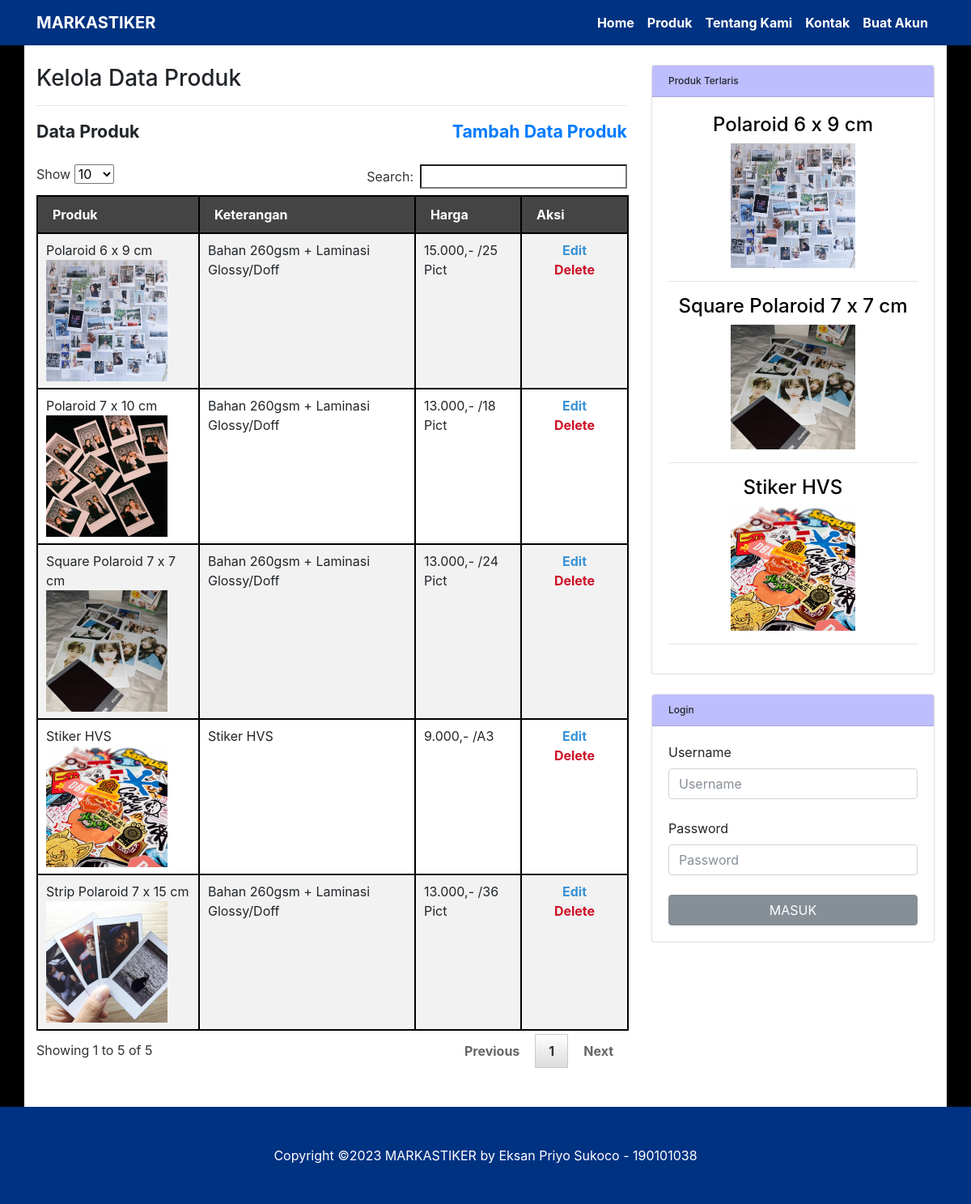
/mproduk.php, run on the app's committed database.
### tables this page shows
CREATE TABLE `tb_produk` (
  `idproduk` varchar(7) NOT NULL,
  `nama` varchar(72) NOT NULL,
  `keterangan` text NOT NULL,
  `harga` int(12) NOT NULL,
  `satuan` varchar(72) NOT NULL,
  `plusdesain` int(12) DEFAULT NULL,
  `pluscutpersegi` int(12) DEFAULT NULL,
  `pluscutlingkaran` int(12) DEFAULT NULL,
  `pluscutdetail` int(12) DEFAULT NULL
);

### config.php (called while the page is built, shortened)
<?php
$undb	= "root";
$passdb	= "";
$hostdb	= "localhost";
$namadb	= "db_markastiker";
$db		= mysqli_connect($hostdb,$undb,$passdb);
mysqli_select_db($db, $namadb) or die ("Database Gagal");
mysqli_query($db, "SET GLOBAL time_zone = `Asia/Jakarta`");
$tglsession	= date("dmY");
$arei1	= array();
$qa = "SELECT * FROM `tb_transaksidetail` WHERE `idtransaksi` <> '-'";
$ha = mysqli_query($db, $qa);
while($da = mysqli_fetch_array($ha)){
	$depro = $da['idproduk'];
	$qtpro = $da['qty'];
	$qa1 = "SELECT * FROM `tb_transaksi` WHERE `idtransaksi` = '".$da['idtransaksi']."'";
	$ha1 = mysqli_query($db, $qa1);
	$da1 = mysqli_fetch_array($ha1);
	if($da1['status'] == "Pesanan Selesai"){
		if(array_key_exists($depro, $arei1)){
			$uo	= $arei1[$depro] + $qtpro;
			$arei1[$depro] = $uo;
		}if(!array_key_exists($depro, $arei1)){
			$arei1[$depro] = $qtpro;
		}
	}
}
function acak1(){
    $ix = "";
	$chars = "abcdefghijklmnopqrstuvwxyzABCDEFGHIJKLMNOPQRSTUVWXYZ0123456789";
	for($i=0;$i<15;$i++)
	$ix.=substr($chars,rand(0,strlen($chars)),1);
    return $ix;
}
$filesession	= join("",file("session"));
$pecahsession	= explode("\n", $filesession);
$session1		= rtrim($pecahsession[0]);
$session2		= rtrim($pecahsession[1]);
$pecahsession2	= explode("#",$session1);
$session12		= $pecahsession2[1];
if($session12 != $tglsession){
	$session	= acak1();
}if($session12 == $tglsession){
	$session = $session2;
}
?>

### mproduk.php (the view, shortened to what this page needs)
<?php
include "config.php";
include "header.php";
$xpage	="mproduk";
?>
<div class="row">
	<div class="col-lg-8">
		<h1 class="mt-4">Kelola Data Produk</h1><hr/>
		<b style="font-size:16pt;">Data Produk</b> <a href="<?php echo basename(__FILE__, '.php');?>?op=tambah" style="text-decoration:none;font-size:16pt;float:right;">Tambah Data Produk</a><br/><br/>
		<table id="myTable" class="table table-striped" style="border:1px solid #000;">
			<thead style="background:#444444;color:#fff;">
				<tr>
					<th style="border:1px solid #000;">Produk</th>
					<th style="border:1px solid #000;">Keterangan</th>
					<th style="border:1px solid #000;">Harga</th>
					<th style="border:1px solid #000;">Aksi</th>
				</tr>
			</thead>
			<tbody>
			<?php
			$query = "SELECT * FROM `tb_produk`";
			$hasil = mysqli_query($db, $query);
			while ($data = mysqli_fetch_array($hasil)){
				echo "<tr>
					<td valign=\"top\" style=\"border:1px solid #000;\">".$data['nama']."<br/><img src=\"img/produk/".$data['idproduk'].".jpg\" width=\"150\"></td>
					<td valign=\"top\" style=\"border:1px solid #000;\">".str_replace("\r\n", "<br/>", $data['keterangan'])."</td>
					<td valign=\"top\" style=\"border:1px solid #000;\">".number_format($data['harga'],0,",",".").",- /".$data['satuan']."</td>
					<td valign=\"top\" align=\"center\" width=\"110px\" style=\"border:1px solid #000;\">
						<b>
						<a href=\"".basename(__FILE__, '.php')."?op=edit&id=".$data['idproduk']."\" style=\"color:#3892d6;\">Edit</a>
						<br/>
						<a href=\"".basename(__FILE__, '.php')."?op=delete&id=".$data['idproduk']."\" style=\"color:#cd1026;\" onclick=\"return konfirmasi()\">Delete</a>
						</b>
					</td>
				</tr>";
			}
			?>
			</tbody>
		</table>
	</div>
	<?php include "sidemenu.php"; ?>
</div>
<?php
include "footer.php";
?>

### sidemenu.php (shortened to what this page needs)
<?php
if(isset($_SESSION[$session])){
	if($_SESSION[$session] != $sessionenkrip){
		echo "<script language='JavaScript'>window.location = 'logout';</script>";
	}if($_SESSION[$session] == $sessionenkrip){
		?>
		<div class="col-md-4">
			<div class="card my-4">
				<h5 class="card-header">Produk Terlaris</h5>
				<div class="card-body">
				<?php
				foreach($arei1 as $x => $x_value){
					$idproduk	= $x;
					$query		= "SELECT * FROM `tb_produk` WHERE `idproduk` = '".$idproduk."'";
					$hasil		= mysqli_query($db, $query);
					$data		= mysqli_fetch_array($hasil);
					echo "<a href=\"produk?idproduk=".$data['idproduk']."\" style=\"color:#000;\"><center><h2>".$data['nama']."</h2>
					<img src=\"img/produk/".$data['idproduk'].".jpg\" width=\"50%\"></a></center><hr/>";
				}
				?>
				</div>
			</div>
			<div class="card my-4">
				<h5 class="card-header">My Account</h5>
				<div class="card-body">
					<p>
						Login Sebagai,<br/>
						<table>
							<tr>
								<td valign="top">Level<td>
								<td valign="top">:<td>
								<td valign="top"><b><?php echo $_SESSION['level']; ?></b><td>
							</tr>
							<tr>
								<td valign="top">Username<td>
								<td valign="top">:<td>
								<td valign="top"><b><?php echo $_SESSION['username']; ?></b><td>
							</tr>
							<tr>
								<td valign="top">Nama<td>
								<td valign="top">:<td>
								<td valign="top"><b><?php echo $_SESSION['nama']; ?></b><td>
							</tr>
						</table><hr/>
						<center>
							<a href="ubahakun?username=<?php echo $_SESSION['username']; ?>">Ubah Akun</a><hr/>
							<a href="logout">Logout</a>
						</center>
					</p>
				</div>
			</div>
			<?php
			if($_SESSION['level'] == "Pemilik"){
			?>
				<div class="card my-4">
					<h5 class="card-header">Menu Pemilik</h5>
					<div class="card-body">
						<a href="mkonsumen">Data Konsumen</a><hr/>
						<a href="mproduk">Data Produk</a><hr/>
						<a href="dtransaksi">Data Transaksi<?php
						$result = mysqli_query($db, "SELECT * FROM `tb_transaksitracking` WHERE `username` = '".$_SESSION['username']."' AND `notif` = 'Y'");
						if(mysqli_num_rows($result) > 0){
							echo " <span style=\"color:red;font-size:22px;\">&#9679;</span>";
						}
						?></a><hr/>
						<a href="laporan?op=transaksi">Laporan Transaksi</a><hr/>
					</div>
				</div>
			<?php
			}if($_SESSION['level'] == "Konsumen"){
			?>
				<div class="card my-4">
					<h5 class="card-header">Menu Konsumen</h5>
					<div class="card-body">
						<a href="keranjangbelanja">Keranjang Belanja</a><hr/>
						<a href="dtransaksi">Data Transaksi<?php
						$result = mysqli_query($db, "SELECT * FROM `tb_transaksitracking` WHERE `username` = '".$_SESSION['username']."' AND `notif` = 'Y'");
						if(mysqli_num_rows($result) > 0){
							echo " <span style=\"color:red;font-size:22px;\">&#9679;</span>";
						}
						?></a>
					</div>
				</div>
			<?php
			}
			?>
		</div>
		<?php
	}
}if(!isset($_SESSION[$session])){
	if($xpage == "buatakun"){
	?>
	<center>
		<div class="col-lg-8">
			<div class="card my-4">
				<h5 class="card-header">Buat Akun</h5>
				<div class="card-body">
					<form method="post" action="<?php echo $xpage; ?>?op=daftar&page=<?php echo $xpage; ?>">
						<label>Username</label><br/>
						<input type="text" name="a" class="form-control" placeholder="Username" maxlength="15" style="width:100%" required/><br/>
						<label>Password</label><br/>
						<input type="password" name="b" class="form-control" placeholder="Password" maxlength="30" style="width:100%" required/><br/>
						<label>Nama</label><br/>
						<input type="text" name="c" class="form-control" placeholder="Nama" maxlength="72" style="width:100%" required/><br/>
						<label>Alamat</label><br/>
						<input type="text" name="d" class="form-control" placeholder="Alamat" maxlength="160" style="width:100%" required/><br/>
						<label>No. Telp</label><br/>
						<input type="text" name="e" class="form-control" placeholder="No. Telp" maxlength="15" style="width:100%" required/><br/>
						<input type="submit" value="DAFTAR" class="btn btn-secondary" style="width:100%"/>
					</form>
				</div>
			</div>
		</div>
	</center>
	<?php
	}if($xpage == "login"){
	?>
	<center>
		<div class="col-lg-8">
			<div class="card my-4">
				<h5 class="card-header">Login</h5>
				<div class="card-body">
					<form method="post" action="<?php echo $xpage; ?>?op=masuk&page=<?php echo $xpage; ?>">
						<label>Username</label><br/>
						<input type="text" name="username" class="form-control" placeholder="Username" maxlength="15" style="width:100%" required/><br/>
						<label>Password</label><br/>
						<input type="password" name="password" class="form-control" placeholder="Password" maxlength="30" style="width:100%" required/><br/>
						<input type="submit" value="MASUK" class="btn btn-secondary" style="width:100%"/>
					</form>
				</div>
			</div>
		</div>
	</center>
	<?php
	}if($xpage != "login" AND $xpage != "buatakun"){
	?>
	<div class="col-md-4">
		<div class="card my-4">
				<h5 class="card-header">Produk Terlaris</h5>
				<div class="card-body">
				<?php
				foreach($arei1 as $x => $x_value){
					$idproduk	= $x;
					$query		= "SELECT * FROM `tb_produk` WHERE `idproduk` = '".$idproduk."'";
					$hasil		= mysqli_query($db, $query);
					$data		= mysqli_fetch_array($hasil);
					echo "<a href=\"produk?idproduk=".$x."\" style=\"color:#000;\"><center><h2>".$data['nama']."</h2>
					<img src=\"img/produk/".$x.".jpg\" width=\"50%\"></a></center><hr/>";
				}
				?>
				</div>
			</div>
		<div class="card my-4">
			<h5 class="card-header">Login</h5>
			<div class="card-body">
				<form method="post" action="<?php echo $xpage; ?>?op=masuk&page=<?php echo $xpage; ?>">
					<label>Username</label><br/>
					<input type="text" name="username" class="form-control" placeholder="Username" maxlength="15" style="width:100%" required/><br/>
					<label>Password</label><br/>
					<input type="password" name="password" class="form-control" placeholder="Password" maxlength="30" style="width:100%" required/><br/>
					<input type="submit" value="MASUK" class="btn btn-secondary" style="width:100%"/>
				</form>
			</div>
		</div>
	</div>
	<?php
	}
}
?>

### css/style.css (style rules this page uses)
body { padding-top: 54px; }
@media (min-width: 992px) { body { padding-top: 56px; } }

### data on the page
tb_produk: nama "Polaroid 6 x 9 cm", idproduk (picture), keterangan "Bahan 260gsm + Laminasi Glossy/Doff", harga "15.000", satuan "25 Pict"
tb_produk: nama "Polaroid 7 x 10 cm", idproduk (picture), keterangan "Bahan 260gsm + Laminasi Glossy/Doff", harga "13.000", satuan "18 Pict"
tb_produk: nama "Square Polaroid 7 x 7 cm", idproduk (picture), keterangan "Bahan 260gsm + Laminasi Glossy/Doff", harga "13.000", satuan "24 Pict"
tb_produk: nama "Strip Polaroid 7 x 15 cm", idproduk (picture), keterangan "Bahan 260gsm + Laminasi Glossy/Doff", harga "13.000", satuan "36 Pict"
tb_produk: nama "Stiker HVS", idproduk (picture), keterangan "Stiker HVS", harga "9.000", satuan "A3"

### other printed values
$xjudul1 "MARKASTIKER"
$xthn "2023"
$xfounder "Eksan Priyo Sukoco - 190101038"
